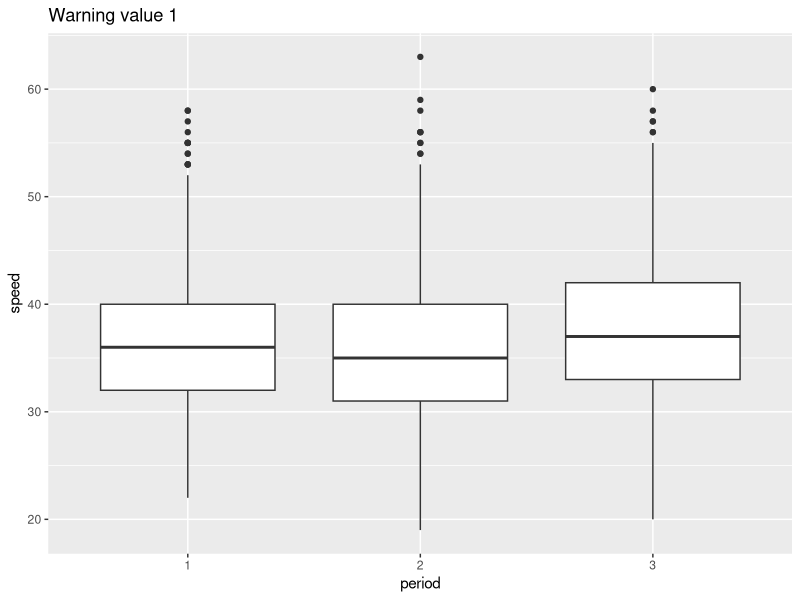
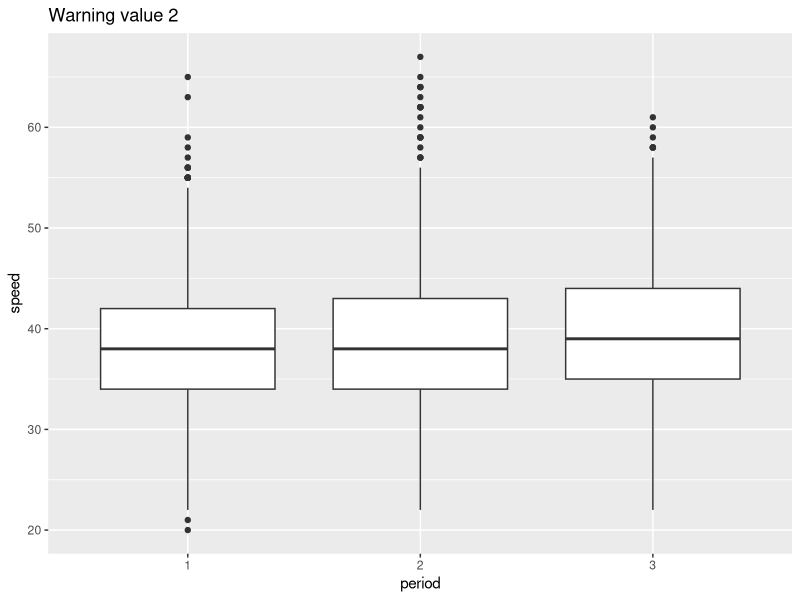
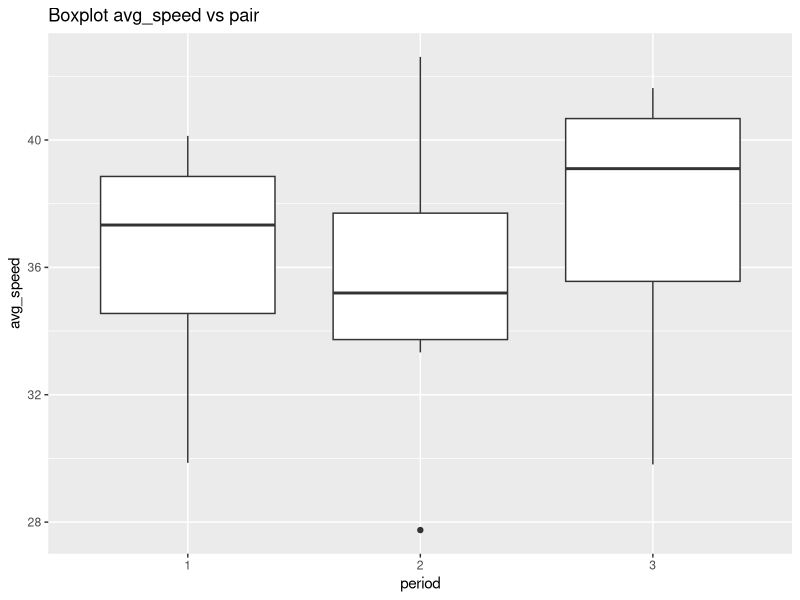

Write R code to recreate these figures, in order.
### Stats with R Exercise sheet 6

##########################
# ANOVA
##########################

## This exercise sheet contains the exercises that you will need to complete and 
## submit by 23:55 on Monday, January 04. Write the code below the questions. 
## If you need to provide a written answer, comment this out using a hashtag (#). 
## Submit your homework via moodle.
## You are required to work together in groups of three students.
## You need to provide a serious attempt to each exercise in order to have
## the assignment graded as complete. 

## Please write below your (and your teammates) name, matriculation number. 
## Name: Divesh Kumar
## Matriculation number: 7010048

## Name: Aleena Siji
## Matriculation number: 7010829 

## Name: Deepa Rani Mahato
## Matriculation number: 7012336

## Change the name of the file by adding your matriculation numbers
## (sheet06_7010048_7010829_7012336.R)

###########################################################################################



#######################
### Exercise 1: Preparation
#######################

library(boot)
library(ggplot2)
library(reshape)

# This time we will be working with the "amis" data frame (package 'boot') that has 
# 8437 rows and 4 columns.

# In a study into the effect that warning signs have on speeding patterns, 
# Cambridgeshire County Council considered 14 pairs of locations. The locations were 
# paired to account for factors such as traffic, volume and type of road. One site in 
# each pair had a sign erected warning of the dangers of speeding and asking drivers 
# to slow down. No action was taken at the second site. Three sets of measurements 
# were taken at each site. 
# Each set of measurements was nominally of the speeds of 100 cars but not all sites 
# have exactly 100 measurements. These speed measurements were taken before the 
# erection of the sign, shortly after the erection of the sign, and again after 
# the sign had been in place for some time.

# a) For the further reference please use ?amis. 
# It may take some time to understand the dataset. 
?amis

# b) Load the dataset, store it into a variable called "data", and briefly inspect it. 
# Feel free to make some plots and calculate some statistics in order to understand 
# the data.
data <- amis
head(data)

# c) All our columns have numeric type. Convert the categorial columns to factors.
str(data)
data$period = as.factor(data$period)
data$warning = as.factor(data$warning)
data$pair = as.factor(data$pair)
# As except speed all other variables are categorical.

# d) Plot boxplots for the distribution of `speed` for each of the `period` values 
# (before, immediately after and after some time). Build 2 plots (each containing 3 
# boxplots) side by side depending on the `warning` variable.
# (For all plots here and below please use ggplot)
dWarning1 = subset(data, warning == 1)
dWarning2 = subset(data, warning == 2)
# Box Plot for data with Warning 1
ggplot(dWarning1, aes(x = period,y = speed))+
  geom_boxplot() + ggtitle("Warning value 1")
# Box Plot for data with Warning 2
ggplot(dWarning2, aes(x = period,y = speed))+
  geom_boxplot()  + ggtitle("Warning value 2")


# e) What can you conclude looking at the plots? What can you say about people's 
# behaviour in different periods: before, immediately after and after some time?
# Regarding readings with Warning 1 we can see that the mean speed dropped immediately
# after the sign was erected however in "after some time" situation mean speed increased
# indicating that people started ignoring the warning signs.


# f) What are your ideas about why the data with warning==2 (sites where no sign was 
# erected) was collected?
# to differentiate between the effect of having a sign versus random changes in speed


#######################
### Exercise 2: 1-way ANOVA
#######################

# a) First let's create a new data frame which will be used for all exercise 2.
# For the 1-way ANOVA we will be working with a subset of `amis` using only the 
# data for sites where warning signs were erected, which corresponds to warning==1. 
# Therefore first subset your data to filter out warning==2 and then apply cast() 
# to average "speed" over each "pair" and "period". 
# Assign this new data frame to the variable casted_data.
Warning1 = subset(data, warning == 1)
casted <-  cast(Warning1, period + pair ~ .,  mean, value = "speed", na.RM = TRUE)
colnames(casted) <- c("period", "pair", "avg_speed")
Warning1
casted

# b) Build boxplots of the average speed depending on "period".
ggplot(casted, aes(x = period,y = avg_speed))+
  geom_boxplot()  + ggtitle("Boxplot avg_speed vs pair")

# c) Looking at the boxplots, is there a difference between the periods?
# Yes, in the "immediately after installing sign period" the avg_speed dropped from
# the avg_speed when no warning sign was installed, however in "after some time" phase
# the avg_speed actually increased even higher than the pre warning sign phase.


# Now, let's check the ANOVA assumptions and whether they are violated or not 
# and why.

# d) Independence assumption
# (Figure out the best way to check this assumption and give a detailed justified 
# answer to whether it is violated or not.)



# e) Normality of residuals
# (Figure out the best way to check this assumption and give a detailed justified 
# answer to whether it is violated or not.)



# f) Homogeneity of variance of residuals
# (Figure out the best way to check this assumption and give a detailed justified 
# answer to whether it is violated or not.)



# g) Now we are ready to perform 1-way ANOVA: please use the function aov() on the 
# speed depending on the period, report p-value and interpret the result in details.


# h) what were the degrees of freedom from the result in part g)

# i) Calcuate the effect size and interpret the results. 

# j) Please do pairwise t-tests of the same variables as in g) using pairwise.t.test().


# k) Report the pairwise p-values and interpret the result in detail.


# l) Try to use no adjustment for pairwise testing and then the Bonferroni correction.
# Does the result change? 

# m) If the results change why do they? What does Bonferroni correction do?


# n) If the assumption of Normality does not hold, which test would you be using in this scenario.

#######################
### Exercise 3: 2-way ANOVA
#######################
# a) Now we want to analyze the influence of 2 categorial variables 
# (period and warning) on the speed.
# So let's turn back to our initial dataset amis (not its subset with warning==1).
# First, we need to average the speed over each `pair`, `warning` and `period
# Cast your data again and assign the resuts to casted_data2.
casted_data2 <- cast(amis, period + pair + warning ~ .,  mean, value = "speed", na.RM = TRUE)
colnames(casted_data2) <- c("period", "pair", "warning", "avg_speed")
casted_data2 

# b) Calculate the mean for each of the 6 possible pairs of `period` and `warning`.
casted_data3 <- cast(casted_data2, period + warning ~ .,  mean, value = "avg_speed", na.RM = TRUE)
colnames(casted_data3) <- c("period","warning","mean_speed")
casted_data3

# c) Do you think there is a significant difference between some of the groups?
# Yes, there seems to be significant difference betweeen some of the groups, for example, between 35.7 and 39.8 

# d) State the main difference between the applicabilty of 1-way and 2-way ANOVA.
# 1-way anova is used when we test for difference in means between different levels of one factor variable. 
# 2-way anova is used when we test for difference in means between different levels of more than one factor variables. 
# here, there are two variables - period and warning - that could have an effect on the data and could also be interacting with one another.

# e) Now apply the 2-way ANOVA: please use the function aov() on the speed depending 
# on the period and warning.
# Report the p-value and interpret the result in detail. Properly formulate the findings!
summary(aov(mean_speed ~ period + warning, data=casted_data3))

# f) What do you conclude about the behaviour of drivers based on the 2-way ANOVA?
